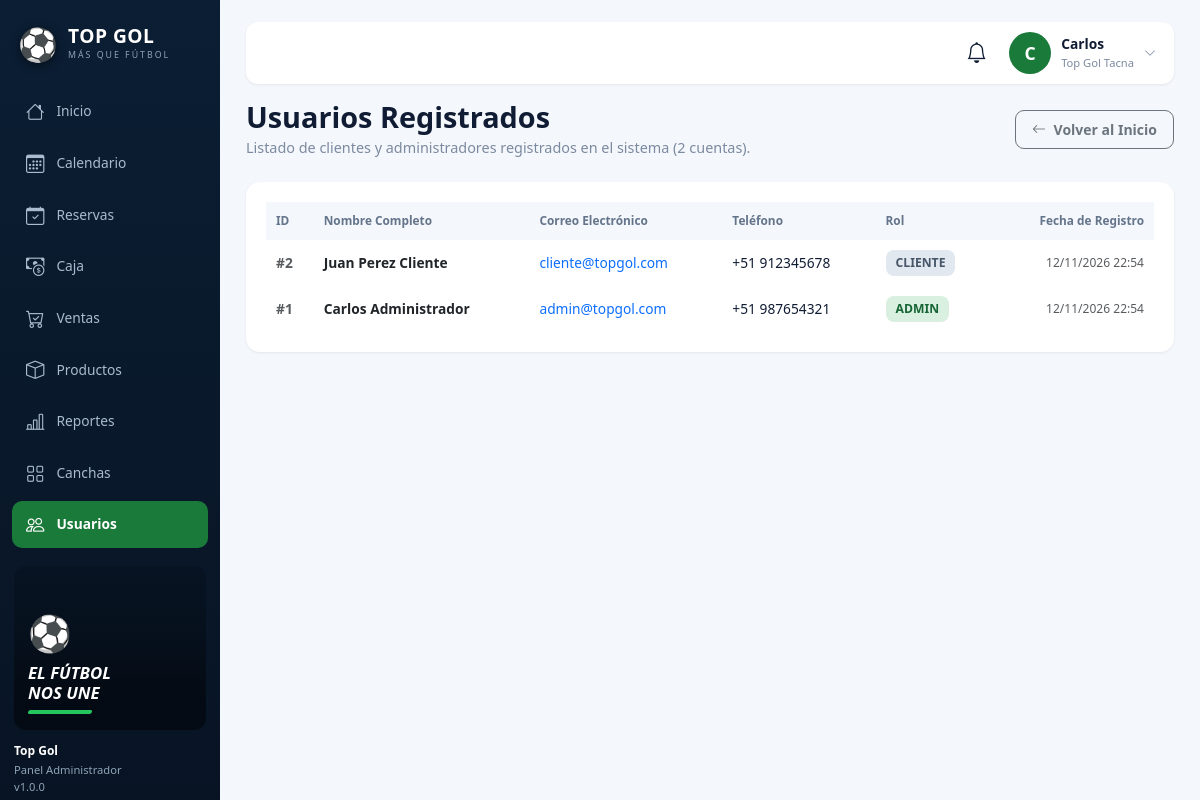
Screenshot of /admin/usuarios (signed in) with the database file from the repository.
### tables this page shows
CREATE TABLE IF NOT EXISTS `usuarios` (
  `id`          INT NOT NULL AUTO_INCREMENT,
  `nombre`      VARCHAR(100) NOT NULL,
  `email`       VARCHAR(100) NOT NULL,
  `password`    VARCHAR(255) DEFAULT NULL,
  `telefono`    VARCHAR(20) DEFAULT NULL,
  `rol`         ENUM('admin','cliente') NOT NULL DEFAULT 'cliente',
  `google_id`   VARCHAR(255) DEFAULT NULL,
  `avatar`      VARCHAR(500) DEFAULT NULL,
  `created_at`  TIMESTAMP NOT NULL DEFAULT CURRENT_TIMESTAMP,
  `updated_at`  TIMESTAMP NOT NULL DEFAULT CURRENT_TIMESTAMP ON UPDATE CURRENT_TIMESTAMP,
  PRIMARY KEY (`id`),
  UNIQUE KEY `idx_usuario_email`     (`email`),
  UNIQUE KEY `idx_usuario_google_id` (`google_id`)
);

### app/Views/usuarios/index.php (the view, shortened to what the rows shown need)
<?php require VIEWS_PATH . DIRECTORY_SEPARATOR . 'layout' . DIRECTORY_SEPARATOR . 'admin_top.php'; ?>
<div class="d-flex flex-wrap align-items-center justify-content-between gap-3 mb-4">
    <div>
        <h1 class="adm-h1">Usuarios Registrados</h1>
        <p class="adm-sub">Listado de clientes y administradores registrados en el sistema (<?= count($usuarios ?? []) ?> cuentas).</p>
    </div>
    <div>
        <a href="<?= url('/admin/dashboard') ?>" class="btn btn-sm btn-outline-secondary fw-bold" style="border-radius:9px; padding:8px 16px;">
            <i class="bi bi-arrow-left me-1"></i> Volver al Inicio
        </a>
    </div>
</div>
<div class="panel-2">
    <div class="table-responsive">
        <table class="tbl">
            <thead>
                <tr>
                    <th>ID</th>
                    <th>Nombre Completo</th>
                    <th>Correo Electrónico</th>
                    <th>Teléfono</th>
                    <th>Rol</th>
                    <th class="text-end">Fecha de Registro</th>
                </tr>
            </thead>
            <tbody>
                <?php if (empty($usuarios)): ?>
                    <tr>
                        <td colspan="6" class="text-center py-4 text-muted">No hay usuarios registrados.</td>
                    </tr>
                <?php else: ?>
                    <?php foreach ($usuarios as $u): ?>
                        <tr>
                            <td class="fw-bold text-muted">#<?= $u['id'] ?></td>
                            <td class="fw-semibold text-dark"><?= htmlspecialchars($u['nombre']) ?></td>
                            <td>
                                <a href="mailto:<?= htmlspecialchars($u['email']) ?>" class="text-decoration-none">
                                    <?= htmlspecialchars($u['email']) ?>
                                </a>
                            </td>
                            <td><?= htmlspecialchars($u['telefono'] ?: 'No registrado') ?></td>
                            <td>
                                <span class="pill <?= $u['rol'] === 'admin' ? 'ok' : 'fin' ?>">
                                    <?= strtoupper((string)$u['rol']) ?>
                                </span>
                            </td>
                            <td class="text-end text-muted small">
                                <?= date('d/m/Y H:i', strtotime((string)$u['created_at'])) ?>
                            </td>
                        </tr>
                    <?php endforeach; ?>
                <?php endif; ?>
            </tbody>
        </table>
    </div>
</div>
<?php require VIEWS_PATH . DIRECTORY_SEPARATOR . 'layout' . DIRECTORY_SEPARATOR . 'admin_bottom.php'; ?>

### app/Core/Router.php (shortened to what the rows shown need)
<?php
class Router {
    private array $rutas = [
        'GET'  => [],
        'POST' => []
    ];
    private function registrar(string $metodo, string $ruta, string $accion, array $middlewares): void {
        $rutaNormalizada = '/' . trim($ruta, '/');
        preg_match_all('/\{([a-zA-Z0-9_]+)\}/', $rutaNormalizada, $matches);
        $nombresParametros = $matches[1] ?? [];
        $regex = preg_replace('/\{[a-zA-Z0-9_]+\}/', '([^/]+)', $rutaNormalizada);
        $regexFinal = '#^' . $regex . '$#';
        $this->rutas[$metodo][] = [
            'ruta'        => $rutaNormalizada,
            'regex'       => $regexFinal,
            'accion'      => $accion,
            'params'      => $nombresParametros,
            'middlewares' => $middlewares
        ];
    }
    public function dispatch(): void {
        $metodo = $_SERVER['REQUEST_METHOD'] ?? 'GET';
        $uri = $this->obtenerRutaActual();
        foreach ($this->rutas[$metodo] as $rutaInfo) {
            if (preg_match($rutaInfo['regex'], $uri, $matches)) {
                array_shift($matches);
                $this->ejecutarAccion($rutaInfo['accion'], $matches);
                return;
            }
        }
    }
    private function obtenerRutaActual(): string {
        if (!empty($_GET['url']) && $_GET['url'] !== 'index.php') {
            $uri = '/' . trim((string)$_GET['url'], '/');
            $uri = preg_replace('#^/public(/|$)#', '$1', $uri);
            $uri = '/' . trim($uri, '/');
            return $uri === '//' ? '/' : $uri;
        }
        $requestUri = $_SERVER['REQUEST_URI'] ?? '/';
        $requestUri = preg_replace('#^/public(/|$)#', '$1', $requestUri);
        $requestUri = preg_replace('#^/index\.php(/|$)#', '$1', $requestUri);
        $uri = '/' . trim($requestUri, '/');
        return $uri === '//' ? '/' : $uri;
    }
    private function ejecutarAccion(string $accion, array $params): void {
        [$controladorNombre, $metodo] = explode('@', $accion);
        $controlador = new $claseCompleta();
        call_user_func_array([$controlador, $metodo], $params);
    }
}

### app/Views/layout/admin_top.php (shortened to what the rows shown need)
<?php
$usuarioAdm = currentUser();
$nombreAdmin = trim(explode(' ', (string)($usuarioAdm['nombre'] ?? ''))[0] ?? '');
$inicial = mb_strtoupper(mb_substr($nombreAdmin, 0, 1));
$adminMenuActivo = $adminMenu ?? 'dashboard';
$conteoVerifAdm = 0;
try {
    $conteoVerifAdm = (new \App\Models\Reserva())->contarPagosPorVerificar();
} catch (\Throwable $e) {
    $conteoVerifAdm = 0;
}
$reqPathAdm = parse_url($_SERVER['REQUEST_URI'] ?? '/', PHP_URL_PATH) ?? '/';
$rutaAdm = '/' . trim($reqPathAdm, '/');
$nav = [
    ['key' => 'dashboard',  'label' => 'Inicio',     'ico' => 'bi-house',          'href' => url('/admin/dashboard'), 'tabs' => []],
    ['key' => 'calendario', 'label' => 'Calendario', 'ico' => 'bi-calendar3',      'href' => url('/admin/calendario'), 'tabs' => []],
    ['key' => 'reservas',   'label' => 'Reservas',   'ico' => 'bi-calendar-check', 'href' => url('/admin/reservas'), 'tabs' => [
        ['key' => 'reservas', 'label' => 'Reservas',               'href' => url('/admin/reservas')],
        ['key' => 'espacios', 'label' => 'Cumpleaños y reuniones', 'href' => url('/admin/espacios')],
    ]],
    ['key' => 'caja',       'label' => 'Caja',       'ico' => 'bi-cash-coin',      'href' => url('/admin/pagos?tab=revision'), 'tabs' => [
        ['key' => 'porverificar', 'label' => 'Por verificar',      'href' => url('/admin/pagos?tab=revision'), 'badge' => $conteoVerifAdm],
        ['key' => 'cobrar',       'label' => 'Cobrar saldos',      'href' => url('/admin/pagos?tab=pendientes')],
        ['key' => 'caja',         'label' => 'Caja del día',       'href' => url('/admin/caja')],
        ['key' => 'historial',    'label' => 'Historial de cobros', 'href' => url('/admin/pagos?tab=historial')],
    ]],
    ['key' => 'ventas',     'label' => 'Ventas',     'ico' => 'bi-cart-check',     'href' => url('/admin/ventas/pos'), 'tabs' => [
        ['key' => 'pos',    'label' => 'Venta rápida',        'href' => url('/admin/ventas/pos')],
        ['key' => 'ventas', 'label' => 'Historial de ventas', 'href' => url('/admin/ventas')],
    ]],
    ['key' => 'productos',  'label' => 'Productos',  'ico' => 'bi-box',            'href' => url('/admin/productos'), 'tabs' => [
        ['key' => 'productos',  'label' => 'Productos',          'href' => url('/admin/productos')],
        ['key' => 'categorias', 'label' => 'Categorías',         'href' => url('/admin/categorias')],
        ['key' => 'inventario', 'label' => 'Inventario y stock', 'href' => url('/admin/inventario')],
    ]],
    ['key' => 'reportes',   'label' => 'Reportes',   'ico' => 'bi-bar-chart-line', 'href' => url('/admin/reportes'), 'tabs' => []],
    ['key' => 'canchas',    'label' => 'Canchas',    'ico' => 'bi-grid',           'href' => url('/canchas'), 'tabs' => []],
    ['key' => 'usuarios',   'label' => 'Usuarios',   'ico' => 'bi-people',         'href' => url('/admin/usuarios'), 'tabs' => []],
];
$tabPorRutaAdm = [
    '/admin/dashboard' => 'dashboard', '/admin/calendario' => 'calendario',
    '/admin/espacios' => 'espacios', '/admin/reservas' => 'reservas', '/admin/reserva' => 'reservas', '/reservas' => 'reservas',
    '/admin/caja' => 'caja', '/admin/pagos' => 'porverificar', '/admin/pago' => 'porverificar',
    '/admin/ventas/pos' => 'pos', '/admin/ventas' => 'ventas',
    '/admin/productos' => 'productos', '/admin/categorias' => 'categorias', '/admin/inventario' => 'inventario',
    '/admin/reportes' => 'reportes', '/canchas' => 'canchas', '/admin/usuarios' => 'usuarios',
];
$tabActivaAdm = $adminMenuActivo;
$mejorLargoAdm = 0;
foreach ($tabPorRutaAdm as $prefijoNav => $claveNav) {
    if (($rutaAdm === $prefijoNav || str_starts_with($rutaAdm, $prefijoNav . '/')) && strlen($prefijoNav) > $mejorLargoAdm) {
        $tabActivaAdm = $claveNav;
        $mejorLargoAdm = strlen($prefijoNav);
    }
}
$grupoActivoAdm = $tabActivaAdm;
?>
<!DOCTYPE html>
<html lang="es">
<head>
    <link href="https://cdn.jsdelivr.net/npm/bootstrap@5.3.2/dist/css/bootstrap.min.css" rel="stylesheet">
    <link rel="stylesheet" href="https://cdn.jsdelivr.net/npm/bootstrap-icons@1.11.2/font/bootstrap-icons.css">
</head>
<body class="adm-standalone">
<div class="adm-page">
<div class="adm-wrap">
    <aside class="adm-side" id="admSide">
        <div class="adm-logo">
            <span class="ball">⚽</span>
            <span><strong>TOP GOL</strong><small>MÁS QUE FÚTBOL</small></span>
        </div>
        <nav class="adm-nav">
            <?php foreach ($nav as $itemNav): ?>
                <a href="<?= $itemNav['href'] ?>" class="<?= $grupoActivoAdm === $itemNav['key'] ? 'on' : '' ?>"><i class="bi <?= $itemNav['ico'] ?>"></i> <?= $itemNav['label'] ?></a>
            <?php endforeach; ?>
        </nav>
        <div class="adm-side-foot">
            <div class="adm-slogan">
                <span class="b">⚽</span>
                <strong>EL FÚTBOL<br>NOS UNE</strong>
                <span class="u"></span>
            </div>
            <div class="adm-ver"><strong>Top Gol</strong><br>Panel Administrador<br>v1.0.0</div>
        </div>
    </aside>
    <div class="adm-main">
        <header class="adm-top">
            <div class="dropdown">
                <button class="adm-bell" id="admBellBtn" data-bs-toggle="dropdown" aria-expanded="false" title="Notificaciones">
                    <i class="bi bi-bell"></i>
                </button>
            </div>
            <div class="dropdown">
                <a href="#" class="adm-user text-decoration-none" data-bs-toggle="dropdown" aria-expanded="false">
                    <span class="adm-avatar"><?= htmlspecialchars($inicial) ?></span>
                    <span><strong><?= htmlspecialchars($nombreAdmin) ?></strong><small>Top Gol Tacna</small></span>
                    <i class="bi bi-chevron-down" style="font-size:.75rem;color:#7c8aa0;"></i>
                </a>
            </div>
        </header>

### rows the page displays
usuarios: nombre "C", nombre "Carlos", id "1", nombre "Carlos Administrador", email "admin@topgol.com", telefono "+51 987654321", rol "ADMIN", created_at "12/11/2026 22:54"
usuarios: id "2", nombre "Juan Perez Cliente", email "cliente@topgol.com", telefono "+51 912345678", rol "CLIENTE", created_at "12/11/2026 22:54"

### other values shown
$itemNav['label'] "Inicio"
$itemNav['label'] "Calendario"
$itemNav['label'] "Reservas"
$itemNav['label'] "Caja"
$itemNav['label'] "Ventas"
$itemNav['label'] "Productos"
$itemNav['label'] "Reportes"
$itemNav['label'] "Canchas"
$itemNav['label'] "Usuarios"
count($usuarios ?? []) "2"
